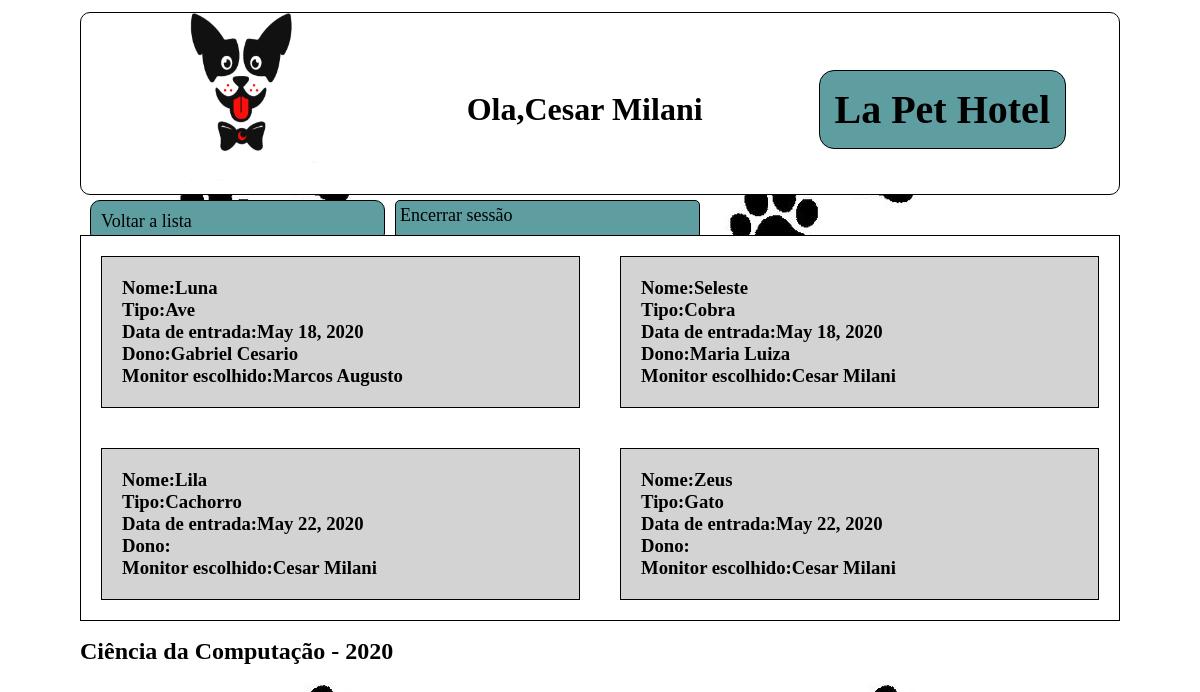
Page /todos-pets/ (signed in) on the committed database.
### cliente/models.py (models this page shows, shortened)
class Pessoa(models.Model):
    _CPF = models.CharField(max_length=16, blank=False,null=False, default=0)
    _nome = models.CharField("Nome",max_length=100,blank=False,null=False)
    _email = models.EmailField("E-Mail",max_length=200,blank=True, null=False, unique=True)
    _tel = models.CharField("Telefone",max_length=20,blank=True,null=True)
    user = models.OneToOneField(User, verbose_name="Usuario",on_delete=models.CASCADE, null=True)
    class Meta:
        abstract = True
    @property
    def nome(self):
        return self._nome
    @property
    def CPF(self):
        return self._CPF
    @property
    def email(self):
        return self._email
    @property
    def tel(self):
        return self._tel

class Monitor(Pessoa):
    administrador = models.ForeignKey(Administrador, verbose_name="Administradores",on_delete=models.CASCADE, null=True,blank=True)
    _CTPS = models.CharField(max_length=25,blank=True,null=True)
    class Meta:
        verbose_name = 'monitor'
        verbose_name_plural = 'monitores'
    @property
    def CTPS(self):
        return self._CTPS

class Pet(models.Model):
    _nome_pet = models.CharField("Nome do pet",max_length=30,blank=False,null=False)
    _tipo = models.CharField("Tipo",max_length=50,blank=False,null=False,default="Cachorro")
    _porte = models.PositiveIntegerField("porte do mascote",choices=PORTE_MASCOTE,default=PEQUENO)
    _especie = models.CharField("Espécie:",max_length=50,blank=False,null=True)
    _racao = models.CharField("Ração",max_length=30,blank=False, null=False)
    data_entrada = models.DateField(verbose_name="Data de entrada",auto_now_add=True)
    dono = models.ForeignKey(Cliente, verbose_name="Dono",on_delete=models.CASCADE,blank=False)
    class Meta:
        verbose_name = 'mascote'
        verbose_name_plural = 'mascotes'
    @property
    def nome_pet(self):
        if self._nome_pet:
            return self._nome_pet
        return str(self.id)
    @property
    def tipo(self):
        return self._tipo
    @property
    def porte(self):
        for code,label in PORTE_MASCOTE:
            if self._porte == code:
                break
        return label
    @porte.setter
    def porte(self,valor):
        if valor == 'Pequeno':
            self._porte = PEQUENO
        elif valor == 'Medio':
            self._porte = MEDIO
        elif valor == 'Grande':
            self._porte = GRANDE
        else:
            raise ValueError('Porte inválido, selecione entre pequeno(P ou p),médio(m ou M) ou grande(g ou G)')
    @property
    def especie(self):
        return self._especie
    @property
    def racao(self):
        return self._racao

class Cliente(Pessoa):
    monitor_escolhido = models.ForeignKey(Monitor, verbose_name="Monitor responsável", on_delete=models.CASCADE, null=True,blank=True)
    class Meta:
        verbose_name = 'cliente'
        verbose_name_plural = 'clientes'

### cliente/views.py (the view)
# urls.py: path('todos-pets/', views.hotel_pets),
@login_required(login_url='/login/')
def hotel_pets(request):#Mostra todos os pets cadastrados no db, nome do dono e o monitor selecionado(sim, pode ser um que não esteja autenticado)
    monitor = Monitor.objects.get(user = request.user)
    cliente = Cliente.objects.all()
    pet = Pet.objects.all()
    return render(request, 'todos-pets.html',{'pet':pet,'monitor':monitor,'cliente':cliente})

### cliente/templates/todos-pets.html
{%load static%}<!DOCTYPE html><html lang="en"><head><meta charset="UTF-8"><meta name="viewport" content="width=device-width,initial-scale=1"><link rel="stylesheet" type="text/css" href="{% static 'assets/css/todos-pets.css' %}"><title>Ola,{{monitor.nome}}</title></head><body><div class="header"><img class="logo" src="{% static 'assets/imgs/logo.png' %}" alt="My image"><h1 class="user">Ola,{{monitor.nome}}</h1><h1 class="title">La Pet Hotel</h1></div><div class="nav"><ul class="nav-1"><li class="cadastro"><a href="/monitor/">Voltar a lista</a></li><li class="logout"><a href="/logout/">Encerrar sessão</a></li></ul></div><div class="conteudo">{%if pet%} {%for x in pet %}<div class="pet"><h3>Nome:{{x.nome_pet}}</h3><h3>Tipo:{{x.tipo}}</h3><h3>Data de entrada:{{x.data_entrada}}</h3><h3>Dono:{{x.dono.nome}}</h3><h3>Monitor escolhido:{{x.dono.monitor_escolhido.nome}}</h3></div>{%endfor%} {%else%}<h1>Nenhuma pet cadastrado</h1>{%endif%}</div><div class="footer"><footer><h2>Ciência da Computação - 2020</h2></footer></div></body></html>

### static/assets/css/todos-pets.css (style rules this page uses)
* { padding:0;margin:0 }
h1 { font-family:'Indie Flower',cursive;margin-left:10px;margin-top:12px }
body { display:grid;background-image:url("/static/assets/imgs/ossos.jpg");min-width:100vh;grid-template-columns:1fr;grid-template-rows:200px 30px 1fr 100px;grid-template-areas:'cabecalho' 'navegacao' 'conteudo' 'rodape' }
.header { display:flex;margin:12px 80px 5px 80px;grid-area:cabecalho;background-color:white;align-items:center;border:solid 1px black;border-radius:10px;justify-content:space-around }
.logo { height:100% }
.title { font-size:40px;font-family:'Indie Flower',cursive;border:solid 1px black;background-color:cadetblue;padding:15px;border-radius:15px }
.nav { grid-area:navegacao;margin:0 500px 5px 80px }
.nav-1 { display:grid;list-style:none;grid-template-columns:1fr 1fr;grid-gap:10px;grid-template-areas:'botao-1 botao-2' }
.cadastro { border:solid 1px black;padding:10px;border-radius:10px;margin-bottom:5px;margin-left:10px;background-color:cadetblue }
.nav-1 .logout { grid-area:botao-2;padding:4px;border:solid 1px black;background-color:cadetblue;border-radius:5px }
a { font-family:'Indie Flower',cursive;text-decoration:none;font-size:18px;color:black }
.conteudo { grid-area:conteudo;margin:5px 80px 5px 80px;background-color:white;display:grid;grid-template-columns:repeat(2,1fr);border:solid 1px black }
.pet { margin:20px;border:solid 1px black;padding:20px;background-color:lightgray }
.footer { grid-area:rodape;margin:12px 80px 5px 80px }

### rows in the picture
Monitor: nome "Cesar Milani"
Pet: nome_pet "Luna", tipo "Ave", data_entrada "May 18, 2020", dono.nome "Gabriel Cesario", dono.monitor_escolhido.nome "Marcos Augusto"
Pet: nome_pet "Seleste", tipo "Cobra", data_entrada "May 18, 2020", dono.nome "Maria Luiza", dono.monitor_escolhido.nome "Cesar Milani"
Pet: nome_pet "Lila", tipo "Cachorro", data_entrada "May 22, 2020", dono.monitor_escolhido.nome "Cesar Milani"
Pet: nome_pet "Zeus", tipo "Gato", data_entrada "May 22, 2020", dono.monitor_escolhido.nome "Cesar Milani"
